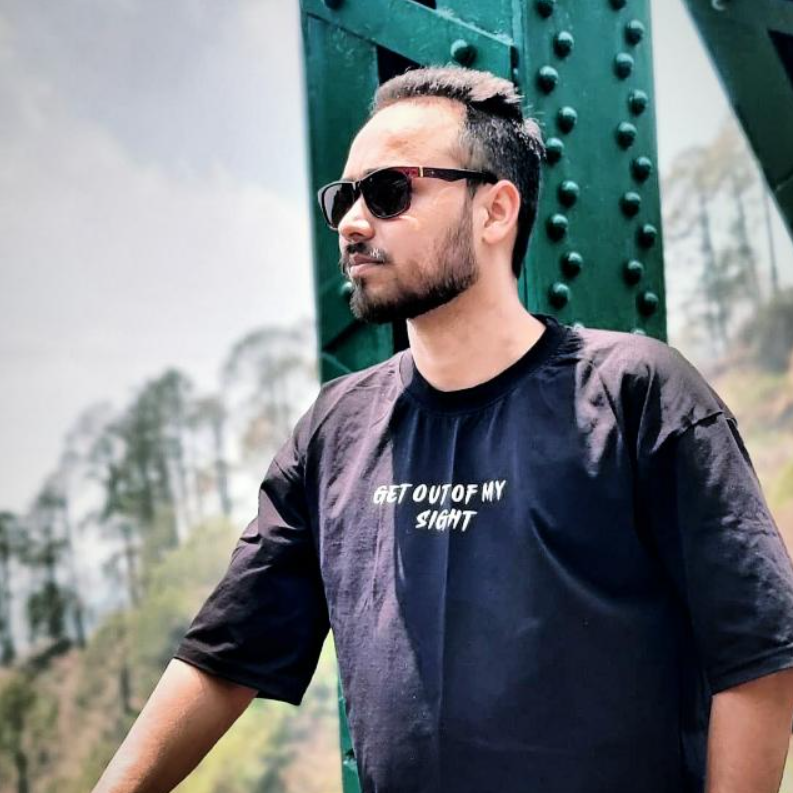
#> input picture I scale youtube/Profile karan.png, 793 x 793 px
$ jupyter execute 'Day- 16-17 Matplotlib.ipynb'
#> lines starting #> are read from the running program, lines starting #| are printed output that depends on the picture
## Matplotlib Library
- For 2D Data Visulization
- Matplotlib is a multi-platform data visualization library built on NumPy arrays and designed to work with the border Scipy stack. It was introduced by John Hunter in the year 2002. One of the greatest benefits fo visualization is that it allows us visual access to huge amounts of data is easily digestible visuals.
#### Pyplot
- Most of the Matplotlib utilities lies under the pyplot submodule, and usually imported under alias:  import matplotlib.pyplot as plt
#### Types of chart using matplotlib
- Linear Plot
- Scatter Plot
- Bar Plot
- Stem Plot
- Step Plot
- Hist Plot
- Box Plot
- Pie Plot
- Fill_Between_plot

[cell 1]
import numpy as np
import matplotlib.pyplot as plt

#### Linear Graph

[cell 2]
x= [1,2,3,4]
y= [5,6,7,8]
c= 'r'         # Showing color
plt.plot(x,y,c)
plt.show()
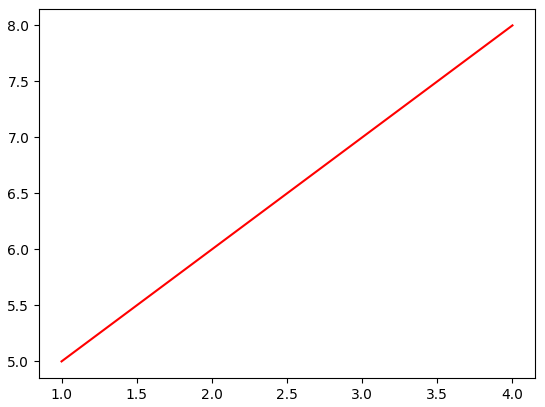
#> figure drawn by matplotlib, 1 panel

[cell 3]
x= [5,2,9,4,7]
y= [10,5,8,4,2]
c= 'g'
plt.plot(x,y,c)
plt.show()
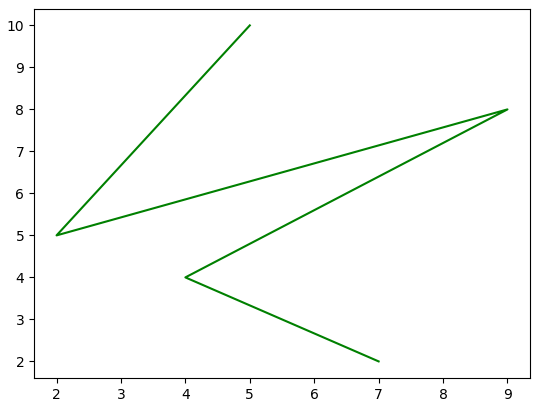
#> figure drawn by matplotlib, 1 panel

[cell 4]
# Place marker

x= [5,2,9,4,7]
y= [10,5,8,4,2]

plt.plot(x,y, marker='o')
plt.show()
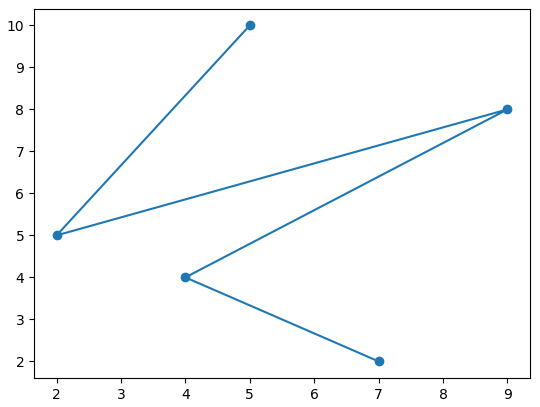
#> figure drawn by matplotlib, 1 panel

[cell 5]
# Saperate the lines of x and y

x= [5,2,9,4,7]
y= [10,5,8,4,2]

plt.plot(x,y)
plt.plot(y, marker= '>')
plt.plot(x, marker= 'o')
plt.show()
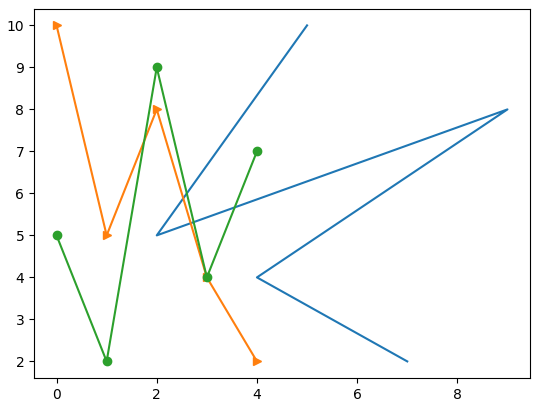
#> figure drawn by matplotlib, 1 panel

#### Bar Graph

[cell 6]
x= [1,2,3,4]
y= [5,6,7,8]
c= ['r','g','b','y']   # select individualy colors for bar
plt.bar(x,y, color= c)
plt.show()
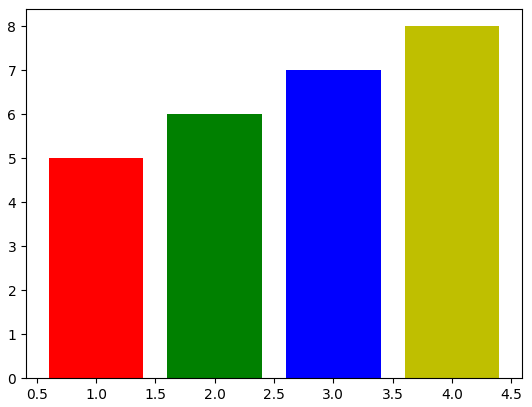
#> figure drawn by matplotlib, 1 panel; tallest bar 8 high, from x = 3.6 to 4.4

[cell 7]
x= np.array(['A','B','C','D'])
y= np.array([3,8,1,10])
#plt.barh --> for horizontal bar graph
plt.bar(x,y, color='red', width= 0.4)   # bar color and width
plt.show()
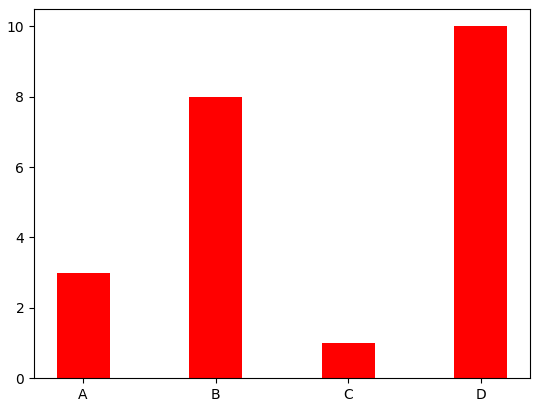
#> figure drawn by matplotlib, 1 panel; tallest bar 10 high, from x = 2.8 to 3.2

[cell 8]
x= np.array(['A','B','C','D'])
y= np.array([3,8,1,10])
#plt.barh --> for horizontal bar graph
plt.barh(x,y, color='red', height= 0.1)   # bar color and height
plt.show()
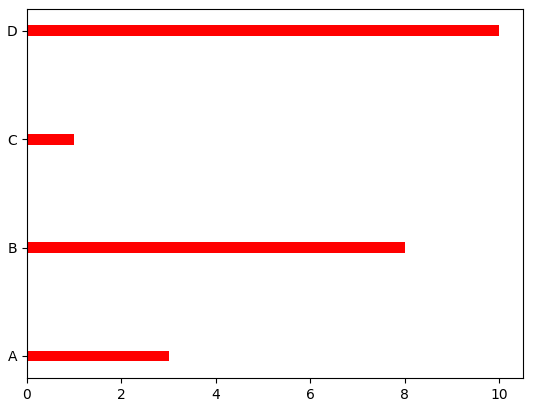
#> figure drawn by matplotlib, 1 panel

## Scatter Plot

[cell 9]
import matplotlib.pyplot as plt

[cell 10]
x= [1,2,3,4,5,6]
y= [4,2,3,5,1,8]
plt.title('Scatter Plot')
plt.xlabel('Month')
plt.ylabel('Numbers')
c=['red','magenta', 'green','orange', 'blue', 'brown']
plt.scatter(x,y, color= c, s= 150) # (s=) is for size
plt.show()
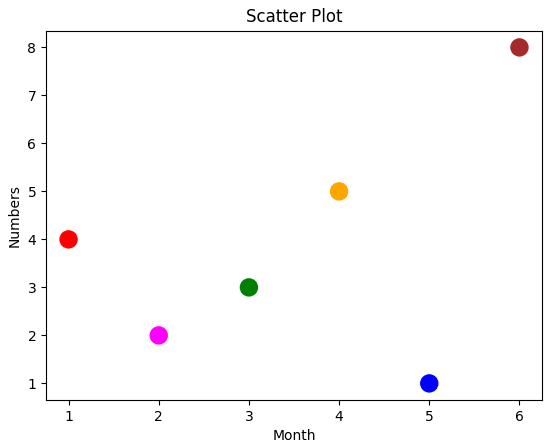
#> figure drawn by matplotlib, 1 panel

### How to do changes into images

[cell 11]
# importing libraries

import numpy as np
import matplotlib.pyplot as plt
from PIL import Image

fname= r'Profile karan.png'

# opening image using PIL

image= Image.open(fname).convert('L')
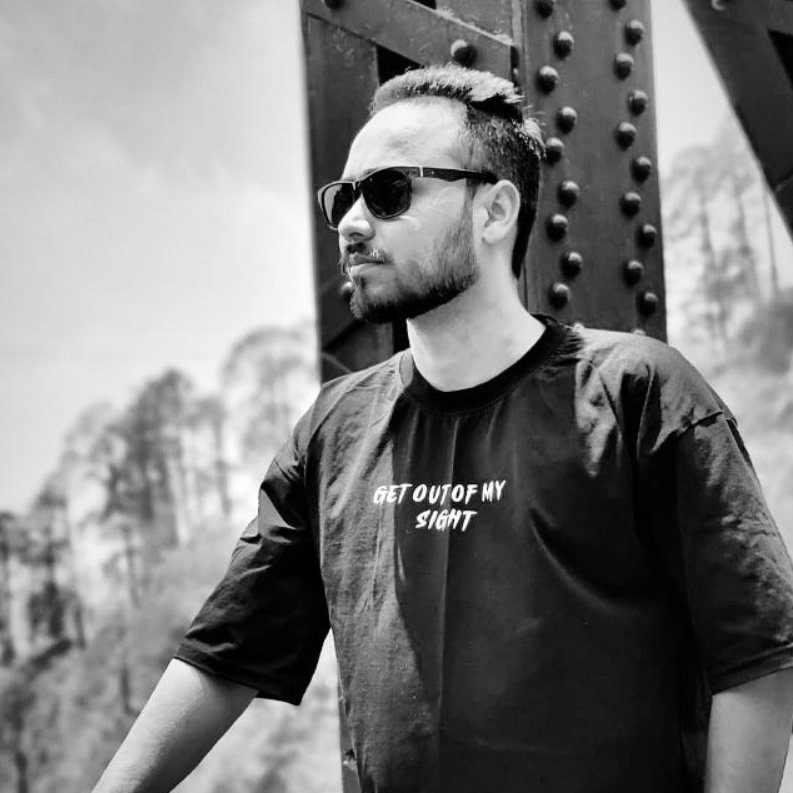
#> image: PIL image 793x793 L; min 0, max 255, mean 123.8

# mapping image to color scale
plt.imshow(image, cmap= 'viridis_r')  # colors --> coolwarm, gray, rainbow, gist_heat_r, ocean_r, viridis_r
plt.show()

[cell 12]
fname= r'Profile karan.png'
image= Image.open(fname).convert('L')
plt.imshow(image, cmap='gray')
plt.title('karan singh')
plt.grid()   # for grid lines
plt.show()

### pie chart

[cell 13]
x= [10, 20,30,40]
y= ['english', 'hindi', 'maths', 'science']
c= ['yellow', 'magenta','brown','aqua']

plt.pie(x, labels= y, colors= c)
plt.legend()  # for label box
plt.show()
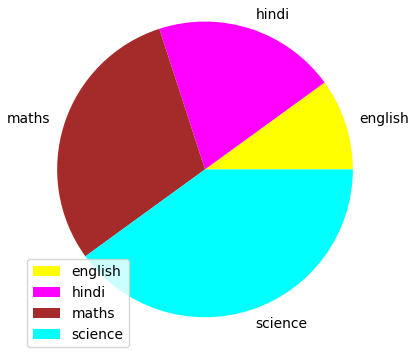
#> figure drawn by matplotlib, 1 panel
